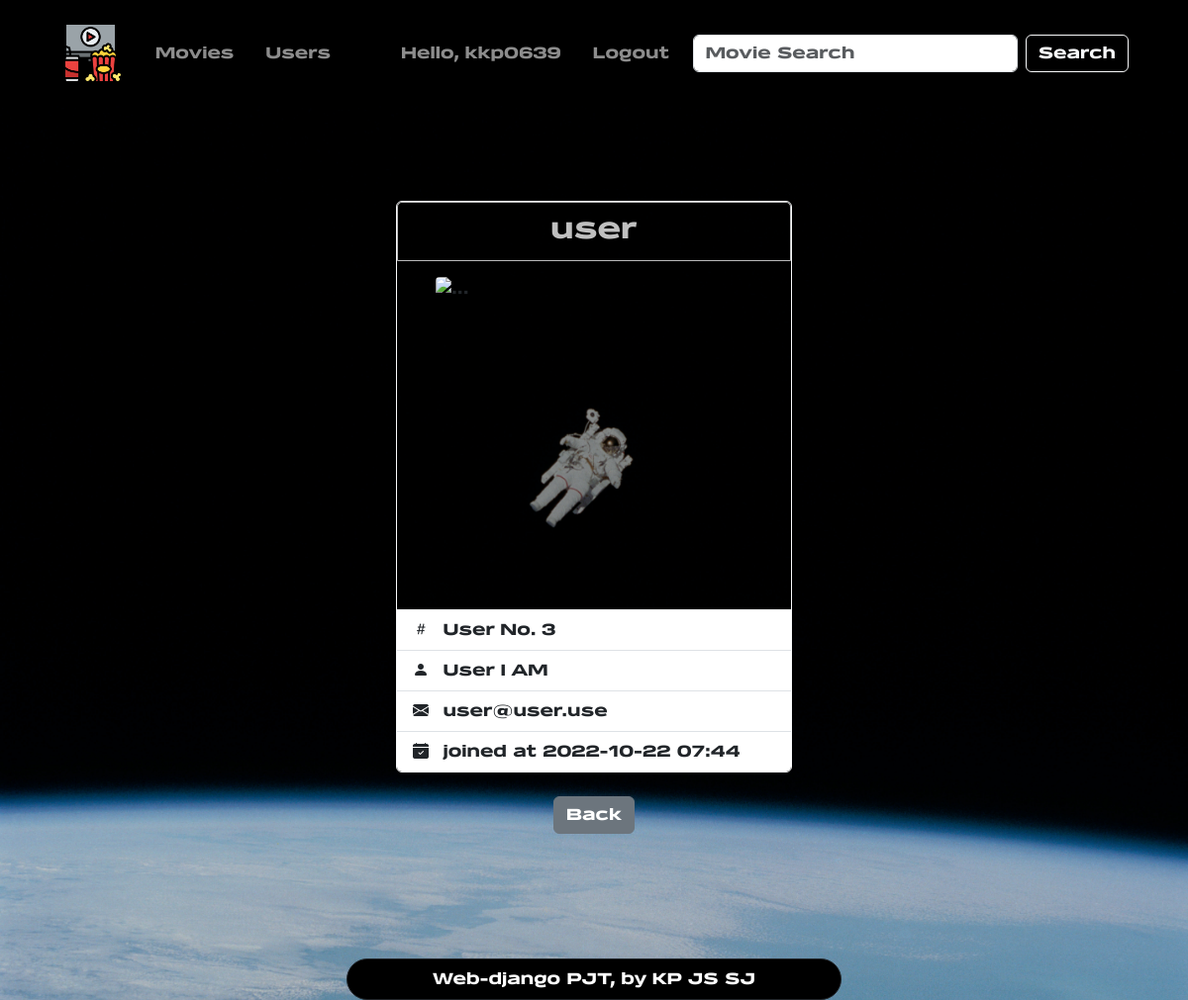
Screenshot of /accounts/3 (signed in) with the database file from the repository.
### accounts/models.py (models this page shows)
class User(AbstractUser):
    pass

### accounts/views.py (the view)
# urls.py: path("<int:pk>", views.profile, name="profile"),
@login_required
def profile(request, pk):
    user = User.objects.get(pk=pk)
    profile = ['https://cdn.pixabay.com/photo/2021/04/05/15/55/neptune-6153867_960_720.png',
    'https://cdn.pixabay.com/photo/2021/04/05/15/48/earth-6153854_960_720.png',
    'https://cdn.pixabay.com/photo/2021/04/05/15/52/jupiter-6153859_960_720.png',
    'https://cdn.pixabay.com/photo/2021/04/05/15/44/venus-6153849_960_720.png',
    'https://cdn.pixabay.com/photo/2021/04/05/15/53/saturn-6153860_960_720.png',
    'https://cdn.pixabay.com/photo/2021/04/05/15/44/mercury-6153848_960_720.png',
    'https://cdn.pixabay.com/photo/2021/04/05/15/48/moon-6153855_960_720.png',
    'https://cdn.pixabay.com/photo/2021/04/05/15/52/mars-6153858_960_720.png',
    'https://cdn.pixabay.com/photo/2021/04/05/15/54/uranus-6153865_960_720.png']
    profile_image = random.choice(profile)
    context = {
        "profile_image": profile_image,
        "user": user,
    }
    return render(request, "accounts/profile.html", context)

### accounts/templates/accounts/profile.html (shortened to what this page needs)
{% extends 'base.html' %}
{% block content %}
  {% load django_bootstrap5 %}
  <div class="container d-flex flex-column align-items-center py-5">
    <div class="card mt-5 mb-4 border border-light" style="width: 25rem;">
      <div class="card-header border border-light text-white opacity-75">
        <h5 class="fs-3 fw-bold text-center my-1">
          {{ user.username }}
        </h5>
      </div>
      <div class="card-body d-flex justify-content-center">
        <img src="{{ profile_image }}" class="card-img-top rounded-1" style="width: 20rem; height: 20rem;" alt="...">
      </div>
      <ul class="list-group list-group-flush">
        <li class="list-group-item">
          <i class="bi bi-hash me-2"></i>
          User No.
          {{ user.pk }}</li>
        <li class="list-group-item">
          <i class="bi bi-person-fill me-2"></i>
          {{ user.first_name }}
          {{ user.last_name }}</li>
        <li class="list-group-item">
          <i class="bi bi-envelope-fill me-2"></i>
          {{ user.email }}</li>
        <li class="list-group-item">
          <i class="bi bi-calendar-check-fill me-2"></i>
          joined at
          {{ user.date_joined|date:'Y-m-d H:i' }}</li>
      </ul>
    </div>
    {% if request.user == user %}
      <div class="mb-5 d-flex justify-content-end">
        <div class="btn-group" role="group">
          <button type="button" class="btn btn-warning dropdown-toggle" data-bs-toggle="dropdown" aria-expanded="false">
            Edit
          </button>
          <ul class="dropdown-menu">
            <li>
              <a class="dropdown-item" href="{% url 'accounts:update' %}" role="button">Edit My Info</a>
            </li>
            <li>
              <hr class="dropdown-divider">
            </li>
            <li>
              <a class="dropdown-item" href="{% url 'accounts:change_password' %}" role="button">Change Password</a>
            </li>
            <li>
              <hr class="dropdown-divider">
            </li>
            <li>
              <a class="dropdown-item text-danger" href="{% url 'accounts:delete' %}" role="button">Delete Account</a>
            </li>
          </ul>
        </div>
        <a class=" btn btn-secondary mx-3" href="{% url 'accounts:userlist' %}" role="button">Back</a>
      </div>
    {% else %}
      <div class="d-flex justify-content-end">
        <a class=" btn btn-secondary mx-3" href="{% url 'accounts:userlist' %}" role="button">Back</a>
      </div>
    {% endif %}
  </div>
{% endblock content %}

### templates/base.html (shortened to what this page needs)
{% load static %}
{% load django_bootstrap5 %}
<!DOCTYPE html>
<html lang="en">
<head>
  {% bootstrap_css %}
  <link rel="stylesheet" href="https://cdn.jsdelivr.net/npm/bootstrap-icons@1.9.1/font/bootstrap-icons.css">
  <link rel="stylesheet" href="{% static 'css/style.css' %}" type="text/css">
</head>
<body class="background-img">
  <nav class="navbar navbar-expand-lg navbar-dark bg-black py-3">
    <div class="container-fluid w-100">
      <a class="navbar-brand ms-5" href="{% url 'articles:index' %}">
        <img class="" src="{% static 'images/logo.png' %}" alt="logo" height="65">
      </a>
      <div class="collapse navbar-collapse" id="navbarSupportedContent">
        <ul class="navbar-nav me-auto mb-2 mb-lg-0">
          <li class="nav-item mx-2">
            <a class="nav-link" href="{% url 'articles:index' %}">Movies</a>
          </li>
          <li class="nav-item mx-2">
            <a class="nav-link" href="{% url 'accounts:userlist' %}">Users</a>
          </li>
        </ul>
        {% if user.is_authenticated %}
        <ul class="navbar-nav">
          <li class="nav-item mx-2">
            <a class="nav-link" href="{% url 'accounts:profile' user.pk %}">Hello,
              {{ request.user.username }}</a>
          </li>
          <a class="nav-link mx-2" href="{% url 'accounts:logout' %}">Logout</a>
        </ul>
        {% endif %}
        <form class="d-flex me-5" role="search" method="GET" action="{% url 'articles:search' %}">
          <input class="form-control mx-2" type="search" placeholder="Movie Search" name="search" aria-label="Search">
          <button class="btn btn-outline-light" type="submit">Search</button>
        </form>
      </div>
    </div>
  </nav>
  {% block content %}{% endblock %}
  <footer class="text-center">
    <div class="position-fixed bottom-0 w-100 d-flex justify-content-center">
      <div class="bg-black py-2 col-5 rounded-5 border border-dark">
        <p class="text-white m-0">Web-django PJT, by KP JS SJ</p>
      </div>
    </div>
    <div class="m-5">
      <br>
    </div>
  </footer>
</body>
</html>

### static/css/style.css (style rules this page uses)
body { width: 100vw; height: auto; font-family: "belgro"; background-image: url("../images/universe.jpg"); background-repeat: no-repeat; background-size: cover; }
.card { background: rgba(0, 0, 0, 0.42); }

### rows the page displays
User: user.username "kkp0639"
User: username "user", pk "3", first_name "User", last_name "I AM", email "user@user.use", date_joined "2022-10-22 07:44"
